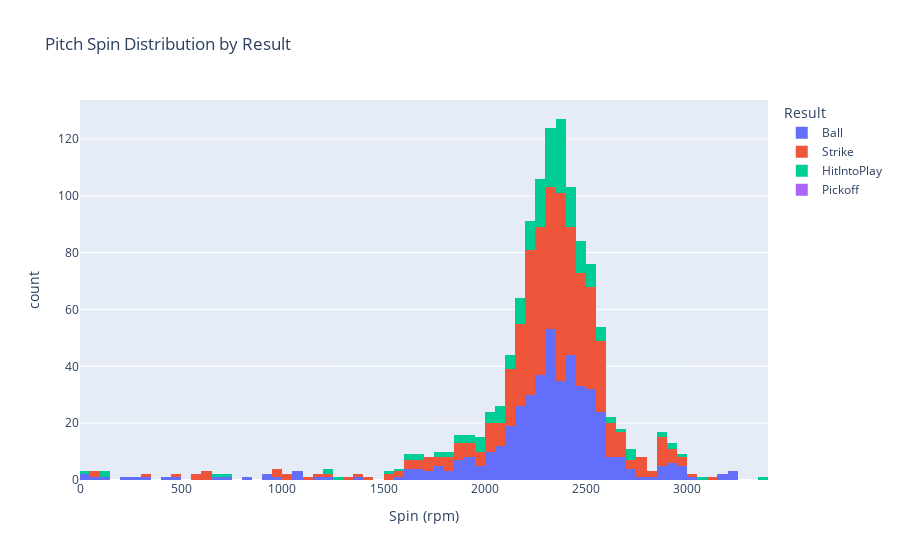

The cell this chart's notebook holds for it:
### Code cell
fig = px.histogram(spin_result_df, x="Spin", color="Result", title="Pitch Spin Distribution by Result")
fig.update_xaxes(title_text="Spin (rpm)")
fig.show()

### Figure 1 — Plotly figure (JSON) as saved in the notebook; plotly's stock layout.template omitted (floating-point values rounded to 4 significant figures; data arrays with more than 128 entries replaced by an {"elided": "..."} marker saying what was removed)
{"data": [{"alignmentgroup": "True", "bingroup": "x", "hovertemplate": "Result=Ball<br>Spin=%{x}<br>count=%{y}<extra></extra>", "legendgroup": "Ball", "marker": {"color": "#636efa", "pattern": {"shape": ""}}, "name": "Ball", "offsetgroup": "Ball", "orientation": "v", "showlegend": true, "type": "histogram", "x": {"elided": "460 int values"}, "xaxis": "x", "yaxis": "y"}, {"alignmentgroup": "True", "bingroup": "x", "hovertemplate": "Result=Strike<br>Spin=%{x}<br>count=%{y}<extra></extra>", "legendgroup": "Strike", "marker": {"color": "#EF553B", "pattern": {"shape": ""}}, "name": "Strike", "offsetgroup": "Strike", "orientation": "v", "showlegend": true, "type": "histogram", "x": {"elided": "545 int values"}, "xaxis": "x", "yaxis": "y"}, {"alignmentgroup": "True", "bingroup": "x", "hovertemplate": "Result=HitIntoPlay<br>Spin=%{x}<br>count=%{y}<extra></extra>", "legendgroup": "HitIntoPlay", "marker": {"color": "#00cc96", "pattern": {"shape": ""}}, "name": "HitIntoPlay", "offsetgroup": "HitIntoPlay", "orientation": "v", "showlegend": true, "type": "histogram", "x": {"elided": "179 int values"}, "xaxis": "x", "yaxis": "y"}, {"alignmentgroup": "True", "bingroup": "x", "hovertemplate": "Result=Pickoff<br>Spin=%{x}<br>count=%{y}<extra></extra>", "legendgroup": "Pickoff", "marker": {"color": "#ab63fa", "pattern": {"shape": ""}}, "name": "Pickoff", "offsetgroup": "Pickoff", "orientation": "v", "showlegend": true, "type": "histogram", "x": [null, null, null, null, null, null, null, null, null, null, null, null, null, null, null], "xaxis": "x", "yaxis": "y"}], "layout": {"barmode": "relative", "legend": {"title": {"text": "Result"}, "tracegroupgap": 0}, "title": {"text": "Pitch Spin Distribution by Result"}, "xaxis": {"anchor": "y", "domain": [0, 1], "title": {"text": "Spin (rpm)"}}, "yaxis": {"anchor": "x", "domain": [0, 1], "title": {"text": "count"}}}}
